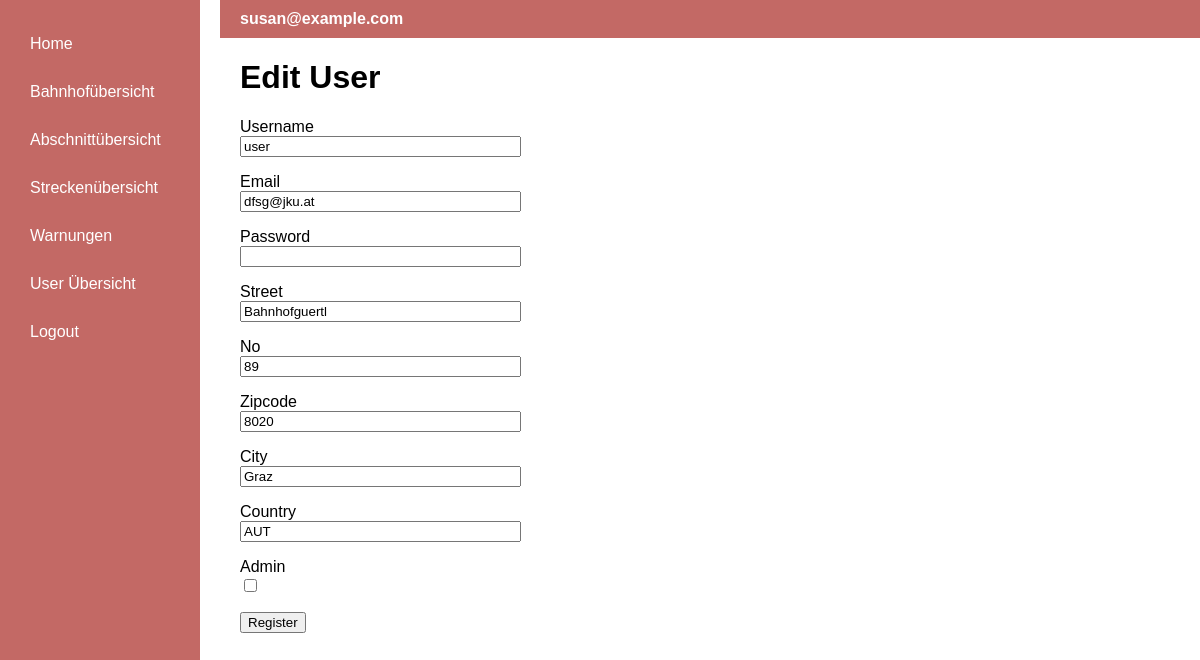
The page /userEdit/2 (signed in) on the database its author committed.
### app/models.py (models this page shows, shortened)
class User(UserMixin, db.Model):
    id: so.Mapped[int] = so.mapped_column(primary_key=True)
    username: so.Mapped[str] = so.mapped_column(sa.String(64), index=True,
                                                unique=True)
    email: so.Mapped[str] = so.mapped_column(sa.String(120), index=True,
                                             unique=True)
    password_hash: so.Mapped[Optional[str]] = so.mapped_column(sa.String(256))
    isAdmin = db.Column(db.Boolean, default=False)
    address_id = db.Column(db.Integer, db.ForeignKey('address.id', name='fk_user_address_id'))
    address = db.relationship('Address', backref='user', uselist=False)

class Address(db.Model):
    id = db.Column(db.Integer, primary_key=True, autoincrement=True)
    street = db.Column(db.String(140))
    no = db.Column(db.Integer)
    zipcode = db.Column(db.Integer)
    city = db.Column(db.String(140))
    country = db.Column(db.String(140))

### app/routes.py (the view, shortened to what this page needs)
@app.route('/userEdit/<user_id>', methods=['GET', 'POST'])
@login_required
def userEdit(user_id):
    user = User.query.get(user_id)
    address = Address.query.get(user.address_id)
    form = UserForm(obj=user)
    form.street.data = address.street
    form.no.data = address.no
    form.zipcode.data = address.zipcode
    form.city.data = address.city
    form.country.data = address.country
    return render_template('userEdit.html', title='Edit User', form=form)

### app/forms.py
class UserForm(FlaskForm):
    username = StringField('Username', validators=[DataRequired()])
    email = StringField('Email', validators=[DataRequired(), Email()])
    password = PasswordField('Password', validators=[DataRequired()])
    street = StringField('Street', validators=[DataRequired()])
    no = StringField('No', validators=[DataRequired()])
    zipcode = StringField('Zipcode', validators=[DataRequired()])
    city = StringField('City', validators=[DataRequired()])
    country = StringField('Country', validators=[DataRequired()])
    is_admin = BooleanField('Admin')
    submit = SubmitField('Register')

### app/models.py (called while the page is built)
@login.user_loader
def load_user(id):
    return db.session.get(User, int(id))

### app/templates/userEdit.html (shortened to what this page needs)
{% extends "base.html" %}
{% block content %}
    <h1>Edit User</h1>
    <form action="" method="post">
        <p>
            {{ form.username.label }}<br>
            {{ form.username(size=32) }}<br>
        </p>
        <p>
            {{ form.email.label }}<br>
            {{ form.email(size=32) }}<br>
        </p>
        <p>
            {{ form.password.label }}<br>
            {{ form.password(size=32) }}<br>
        </p>
        <p>
            {{ form.street.label }}<br>
            {{ form.street(size=32) }}<br>
        </p>
        <p>
            {{ form.no.label }}<br>
            {{ form.no(size=32) }}<br>
        </p>
        <p>
            {{ form.zipcode.label }}<br>
            {{ form.zipcode(size=32) }}<br>
        </p>
        <p>
            {{ form.city.label }}<br>
            {{ form.city(size=32) }}<br>
        </p>
        <p>
            {{ form.country.label }}<br>
            {{ form.country(size=32) }}<br>
        </p>
        <p>
            {{ form.is_admin.label }}<br>
            {{ form.is_admin() }}<br>
        </p>
        <p>{{ form.submit() }}</p>
    </form>
{% endblock %}

### app/templates/base.html (shortened to what this page needs)
<!DOCTYPE html>
<html lang="en">
<head>
</head>
<body>
<div class="container">
    <div class="sidebar">
        <a href="{{ url_for('index') }}">Home</a>
        {% if current_user.is_anonymous %}
            <a href="{{ url_for('login') }}">Login</a>
        {% else %}
            <a href="{{ url_for('trainstation') }}">Bahnhofübersicht</a>
            <a href="{{ url_for('segments') }}">Abschnittübersicht</a>
            <a href="{{ url_for('routes_overview') }}">Streckenübersicht</a>
            <a href="{{ url_for('warnings') }}">Warnungen</a>
            {% if current_user.is_authenticated and current_user.isAdmin %}
                <a href="{{ url_for('user') }}">User Übersicht</a>
            {% endif %}
            <a href="{{ url_for('logout') }}">Logout</a>
        {% endif %}
    </div>
    <div class="content">
        <div class="topbar">
            <span class="email">{{ current_user.email if not current_user.is_anonymous else 'Guest' }}</span>
        </div>
        {% block content %}{% endblock %}
    </div>
</div>
</body>
</html>

### app/templates/base.html (style rules this page uses)
body, html { margin: 0; padding: 0; font-family: Arial, sans-serif; width: 100%; height: 100%; overflow-x: hidden; overflow-y: auto; }
.container { display: flex; height: 100vh; width: 100%; }
.sidebar { background-color: rgb(195, 105, 101); color: white; width: 200px; padding: 20px; display: flex; flex-direction: column; box-sizing: border-box; }
.sidebar a { text-decoration: none; color: white; padding: 10px; margin: 5px 0; display: block; }
.content { flex-grow: 1; padding: 0 20px 20px 40px; overflow: auto }
.topbar { background-color: rgb(195, 105, 101); color: white; padding: 10px 20px; display: flex; align-items: center; justify-content: space-between; width: calc(100% + 40px); margin: 0 -20px 0 -20px; box-sizing: border-box; }
.email { font-weight: bold; padding-right: 20px; }

### rows shown on the page
User: email "susan@example.com"
User: username "user", email "dfsg@jku.at"
Address: street "Bahnhofguertl", no "89", zipcode "8020", city "Graz", country "AUT"
